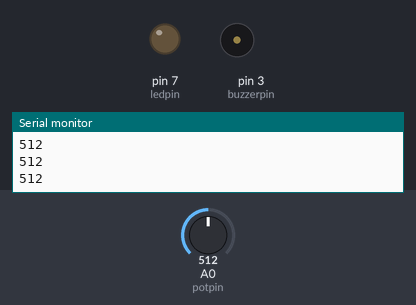
Simulated run of this sketch. Board: Arduino Uno, built with avr-gcc and run on an emulated ATmega328P. Parts: output pins drawn as LEDs (lit = HIGH), buzzer (waves = sounding), the last lines printed to the serial monitor. Inputs (shaded band) come from the test bench; at power-on: A0 (potpin) = 512.

Above: at 1.2 s.
1.3 s: A0 (potpin) set to 586
2.8 s: A0 (potpin) set to 611
At 4.0 s:
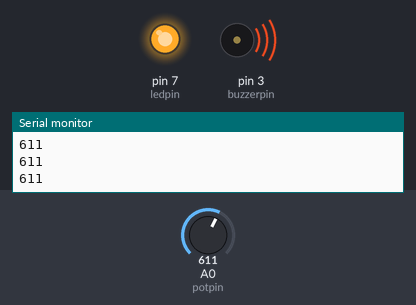
4.3 s: A0 (potpin) set to 590
At 5.6 s:
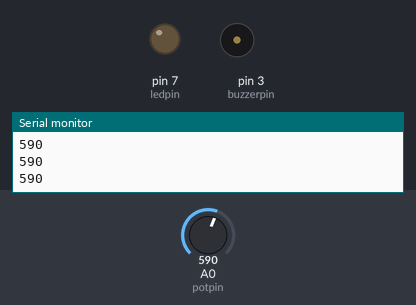
5.9 s: A0 (potpin) set to 610
At 6.9 s:
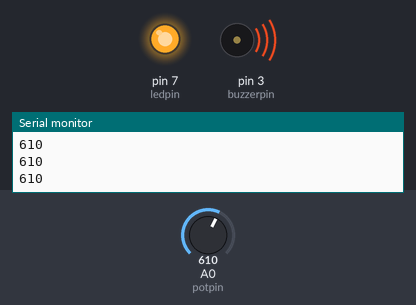
Timing chart, 0 to 8.5 s (numbered marks = the images above; inputs shaded):
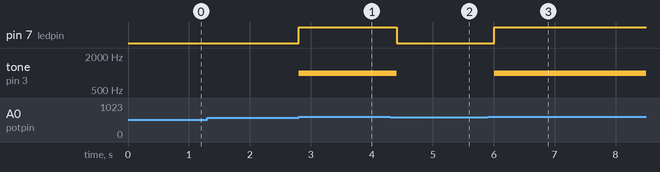

Measured:
- the behaviour switches between 600 and 601 on A0 (potpin) (found by bisection; images 0 and 1)
- after the input at 2.8 s, pin 7 (ledpin): LOW → HIGH at once; tone on pin 3 (buzzerpin): silent → 1000 Hz at once
- after the input at 4.3 s, pin 7 (ledpin): HIGH → LOW after 0.11 s; tone on pin 3 (buzzerpin): 1000 Hz → silent after 0.11 s
- after the input at 5.9 s, pin 7 (ledpin): LOW → HIGH after 0.11 s; tone on pin 3 (buzzerpin): silent → 1000 Hz after 0.11 s

The sketch:

code.ino
```cpp
const int potpin = A0;
const int ledpin = 7;
const int buzzerpin = 3;

void setup(){
  pinMode(ledpin, OUTPUT);
  pinMode(buzzerpin, OUTPUT);
  Serial.begin(9600);
}

void loop() {
  int sensorvalue = analogRead(potpin);
  Serial.println(sensorvalue);

  if (sensorvalue > 600) {
    digitalWrite(ledpin, HIGH);
    tone(buzzerpin, 1000);
  } else {
    digitalWrite(ledpin, LOW);
    noTone(buzzerpin);
  }
  delay(200);
}
```
